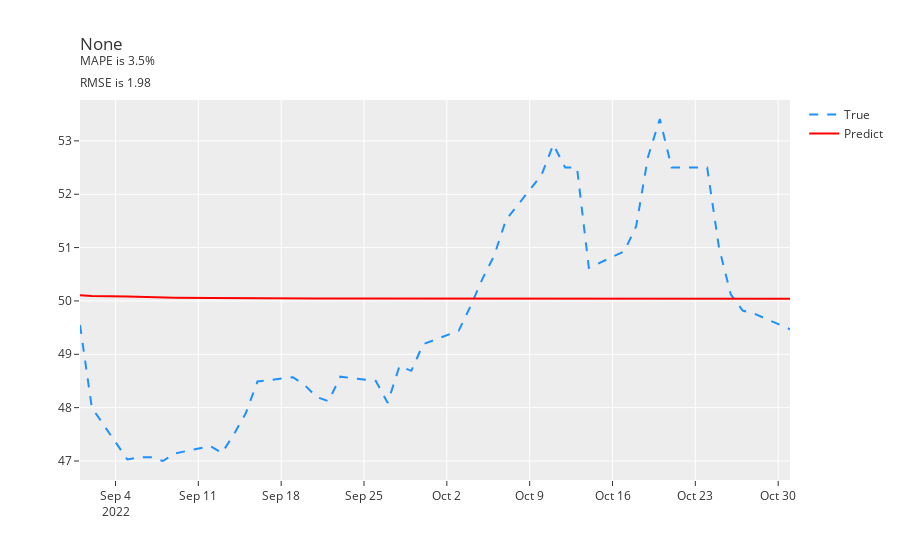

The notebook cell saved with this chart:
### Code cell
tbats = TBATS(  
    use_box_cox=True,
    use_trend=True,
    use_damped_trend=True,
    sp=[5, 30],
    use_arma_errors=True,
    n_jobs=1)
tbats.fit(y_train, X_train)
preds = tbats.predict(y_test.index, X_test)

compare_value(y_test, preds)
